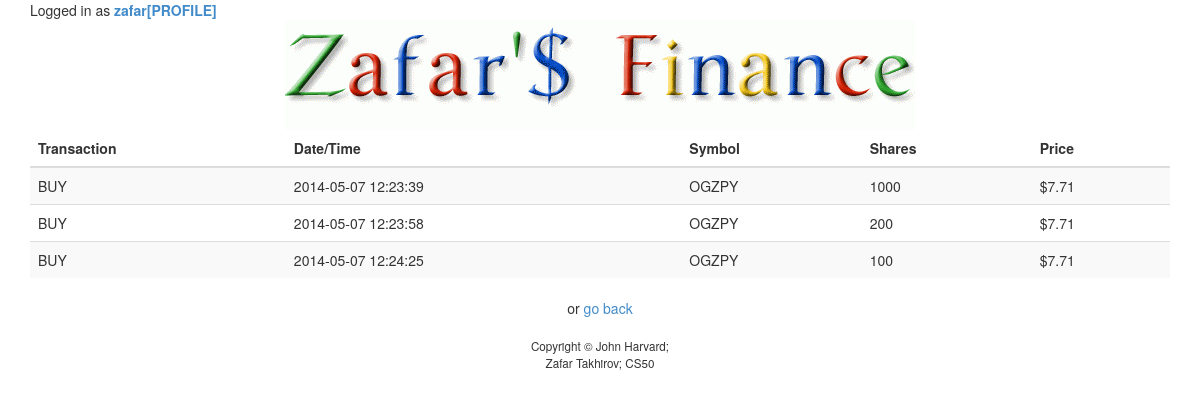
Page /history.php (signed in) on the committed database.
### tables this page shows
CREATE TABLE IF NOT EXISTS `history` (
  `id` int(10) unsigned NOT NULL,
  `transaction` varchar(4) NOT NULL,
  `datetime` datetime NOT NULL,
  `symbol` varchar(10) NOT NULL,
  `shares` int(10) unsigned NOT NULL,
  `price` float(65,4) unsigned NOT NULL,
  PRIMARY KEY (`id`,`transaction`,`datetime`,`symbol`)
);

### public/history.php (called while the page is built, shortened)
<?php
	$history = query("SELECT * FROM `history` WHERE id = ? ORDER BY `history`.`datetime` ASC", $_SESSION["id"]);
    render("history_table.php", array("title" => "History", "history" => $history));
?>

### templates/history_table.php (the view)
<table class="table table-striped">
    <thead>
        <tr>
            <th>Transaction</th>
            <th>Date/Time</th>
            <th>Symbol</th>
            <th>Shares</th>
            <th>Price</th>
        </tr>
    </thead>
    <tbody>
<?php foreach ($history as $row): ?>
        <tr>
            <td><?= $row["transaction"] ?></td>
            <td><?= $row["datetime"] ?></td>
            <td><?= $row["symbol"] ?></td>
            <td><?= $row["shares"] ?></td>
            <td>$<?= number_format($row["price"], 2) ?></td>
        </tr>
<?php endforeach ?>
    </tbody>
</table>
<div>
    or <a href="javascript:history.go(-1);">go back</a>
</div>

### includes/functions.php (shortened to what this page needs)
<?php
    function query()
    {
        $sql = func_get_arg(0);
        $parameters = array_slice(func_get_args(), 1);
        static $handle;
        if (!isset($handle))
        {
            try
            {
                $handle = new PDO("mysql:dbname=" . DATABASE . ";host=" . SERVER, USERNAME, PASSWORD);
                $handle->setAttribute(PDO::ATTR_EMULATE_PREPARES, false);
            }
            catch (Exception $e)
            {
                trigger_error($e->getMessage(), E_USER_ERROR);
                exit;
            }
        }
        $statement = $handle->prepare($sql);
        $results = $statement->execute($parameters);
        if ($results !== false)
        {
            return $statement->fetchAll(PDO::FETCH_ASSOC);
        }
        else
        {
            return false;
        }
    }
    function render($template, $values = array())
    {
        if (file_exists("../templates/$template"))
        {
            extract($values);
            require("../templates/header.php");
            require("../templates/$template");
            require("../templates/footer.php");
        }
        else
        {
            trigger_error("Invalid template: $template", E_USER_ERROR);
        }
    }
?>

### templates/header.php (shortened to what this page needs)
<!DOCTYPE html>
<html>
    <head>
        <link href="./css/bootstrap.min.css" rel="stylesheet"/>
        <link href="./css/bootstrap-theme.min.css" rel="stylesheet"/>
        <link href="./css/styles.css" rel="stylesheet"/>
    </head>
    <body>
        <div class="container">
<?php if(isset($_SESSION["username"])): ?>
            <div id = "topHead">
                Logged in as <strong><a href="profile.php"><?= $_SESSION["username"] ?>[PROFILE]</a></strong>
            </div><br/>
<?php endif ?>
            <div id="top">
                <a href="/~ztakhiro/Finance_Game"><img alt="Zafar'$ Finance" src="./img/logo.gif"/></a>
            </div>
            <div id="middle">

### templates/footer.php
            </div>
            <div id="bottom">
                Copyright &#169; John Harvard;
                <br/>
                Zafar Takhirov; CS50
            </div>
        </div>
    </body>
</html>

### public/css/styles.css (style rules this page uses)
.container { margin-left: auto; margin-right: auto; text-align: center; }
#topHead { float: left; }
#middle td { text-align: left; margin-left:auto; margin-right:auto; }
#bottom { font-size: smaller; margin: 20px; }

### rows in the picture
history: transaction "BUY", datetime "2014-05-07 12:23:39", symbol "OGZPY", shares "1000", price "7.71"
history: transaction "BUY", datetime "2014-05-07 12:23:58", symbol "OGZPY", shares "200", price "7.71"
history: transaction "BUY", datetime "2014-05-07 12:24:25", symbol "OGZPY", shares "100", price "7.71"

### other values in the picture
$_SESSION["username"] "zafar"
